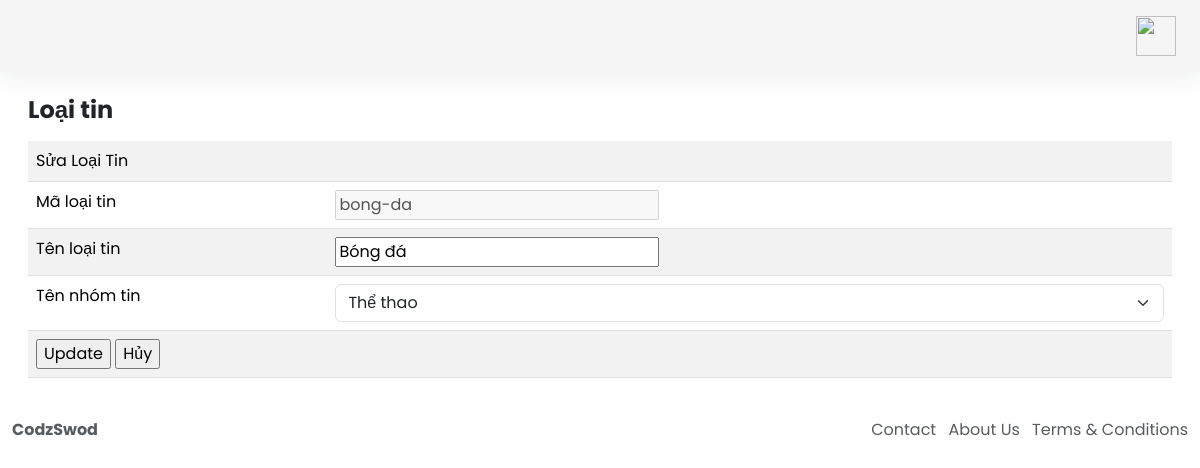
/admin/loaitin/sua_loaitin.php?id_loaitin=bong-da, run on the app's committed database.
### tables this page shows
CREATE TABLE IF NOT EXISTS `loai_tin` (
  `id_loaitin` varchar(50) NOT NULL,
  `ten_loaitin` varchar(50) NOT NULL,
  `trang_thai` varchar(255) NOT NULL,
  `id_nhomtin` varchar(50) NOT NULL,
  PRIMARY KEY (`id_loaitin`),
  UNIQUE KEY `id_loaitin` (`id_loaitin`),
  KEY `id_loaitin_2` (`id_loaitin`),
  KEY `id_nhomtin` (`id_nhomtin`)
);

CREATE TABLE IF NOT EXISTS `nhom_tin` (
  `id_nhomtin` varchar(50) NOT NULL,
  `ten_nhomtin` varchar(255) NOT NULL,
  `trangthai` varchar(255) NOT NULL,
  PRIMARY KEY (`id_nhomtin`),
  UNIQUE KEY `id_nhomtin` (`id_nhomtin`),
  KEY `id_nhomtin_2` (`id_nhomtin`)
);

### admin/loaitin/sua_loaitin.php (the view, shortened to what this page needs)
<?php
include_once ("../../include/connect.php");
$sql = "select * from loai_tin join nhom_tin on loai_tin.id_nhomtin = nhom_tin.id_nhomtin where id_loaitin = :id_loaitin";
$query = $dbh->prepare($sql);
$query->bindParam(':id_loaitin', $_GET['id_loaitin']);
$query->execute();
$row = $query->fetch(PDO::FETCH_ASSOC);
?>
<!DOCTYPE html>
<html>
<head>
    <link href="https://cdn.lineicons.com/4.0/lineicons.css" rel="stylesheet" />
    <link href="https://cdn.jsdelivr.net/npm/bootstrap@5.3.2/dist/css/bootstrap.min.css" rel="stylesheet"
>
    <link rel="stylesheet" href="../css/style.css">
</head>
<body>
    <div class="wrapper">
        <div class="main">
            <nav class="navbar navbar-expand px-4 py-3">
                <div class="navbar-collapse collapse">
                    <ul class="navbar-nav ms-auto">
                        <li class="nav-item dropdown">
                            <a href="#" data-bs-toggle="dropdown" class="nav-icon pe-md-0">
                                <img src="/account.png" class="avatar img-fluid" alt="">
                            </a>
                        </li>
                    </ul>
                </div>
            </nav>
            <main class="content px-3 py-4">
                <div class="container-fluid">
                    <div class="mb">
                        <h3 class="fw-bold fs-4 mb-3">Loại tin</h3>
                        <div class="row">
                            <div class="col-12">
                                <form action="?id_loaitin=<?php echo $row['id_loaitin']; ?>" method="post" name="frm">
                                    <table class="table table-striped">
                                        <tr>
                                            <td colspan=2>Sửa Loại Tin</td>
                                        </tr>
                                        <tr>
                                            <td>Mã loại tin</td>
                                            <td><input type="text" disabled="disabled" name="id_loaitin"
                                                    value="<?php echo $row['id_loaitin']; ?>" />
                                            </td>
                                        </tr>
                                        <tr>
                                            <td>Tên loại tin</td>
                                            <td><input type="text" name="ten_loaitin"
                                                    value="<?php echo $row['ten_loaitin']; ?>" />
                                            </td>
                                        </tr>
                                        <tr>
                                            <td>Tên nhóm tin</td>
                                            <td>
                                                <select class="form-select" aria-label="Default select example"
                                                    name="nhomtin">
                                                    <option selected value="<?php echo $row["id_nhomtin"] ?>">
                                                        <?php echo $row["ten_nhomtin"] ?>
                                                    </option>
                                                </select>
                                            </td>
                                        </tr>
                                        <tr>
                                            <td colspan=2 class="input">
                                                <input type="submit" name="btnthem" value="Update" />
                                                <input type="reset" name="" value="Hủy" />
                                            </td>
                                        </tr>
                                    </table>
                                </form>
                            </div>
                        </div>
                    </div>
                </div>
            </main>
            <footer class="footer">
                <div class="container-fluid">
                    <div class="row text-body-secondary">
                        <div class="col-6 text-start ">
                            <a class="text-body-secondary" href=" #">
                                <strong>CodzSwod</strong>
                            </a>
                        </div>
                        <div class="col-6 text-end text-body-secondary d-none d-md-block">
                            <ul class="list-inline mb-0">
                                <li class="list-inline-item">
                                    <a class="text-body-secondary" href="#">Contact</a>
                                </li>
                                <li class="list-inline-item">
                                    <a class="text-body-secondary" href="#">About Us</a>
                                </li>
                                <li class="list-inline-item">
                                    <a class="text-body-secondary" href="#">Terms & Conditions</a>
                                </li>
                            </ul>
                        </div>
                    </div>
                </div>
            </footer>
        </div>
    </div>
</body>
</html>

### admin/css/style.css (style rules this page uses)
a { text-decoration: none; }
li { list-style: none; }
body { font-family: 'Poppins', sans-serif; }
.wrapper { display: flex; }
.main { display: flex; flex-direction: column; min-height: 100vh; width: 100%; overflow: hidden; transition: all 0.35s ease-in-out; background-color: #fff; min-width: 0; }
.navbar { background-color: #f5f5f5; box-shadow: 0 0 2rem 0 rgba(33, 37, 41, .1); }
.navbar-expand .navbar-collapse { min-width: 200px; }
.avatar { height: 40px; width: 40px; }

### data on the page
loai_tin: id_loaitin "bong-da", ten_loaitin "Bóng đá", nhomtin "Thể thao"
